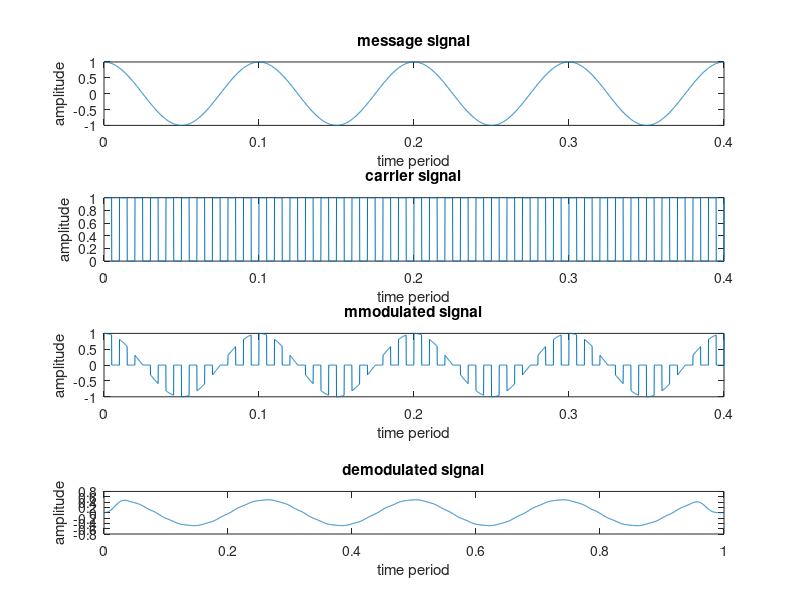

Recreate this plot in MATLAB.
clc;
clear all;
close all;
fc=100;
fm=fc/10;
fs=100*fc;
t=0:1/fs:4/fm;
mt=cos(2*pi*fm*t);
ct=0.5*square(2*pi*fc*t)+0.5;
st=mt.*ct;
tt=[ ];
%single sided PAM
for i=1: length(st);
    if st(i)==0
        tt=[tt,st(i)];
    else
        tt=[tt, st(i)+2];
    end
end
figure(1)
subplot(4,1,1);
plot(t,mt);
title('message signal');
xlabel('time period');
ylabel('amplitude');
subplot(4,1,2);
plot(t,ct);
title('carrier signal');
xlabel('time period');
ylabel('amplitude');
subplot(4,1,3);
plot(t,st);
title('mmodulated signal');
xlabel('time period');
ylabel('amplitude');
subplot(4,1,4);
plot(t,tt);
title('single side signal');
xlabel('time period');
ylabel('amplitude');
%demodulation of pam
dt=st.*ct;
filter=fir1(200,fm/fs,"low");
original_t_signal=conv(filter,dt);
t1=0:1/(length(original_t_signal)-1):1;
subplot(5,1,5);
plot(t1,original_t_signal);
title('demodulated signal');
xlabel('time period');
ylabel('amplitude');

